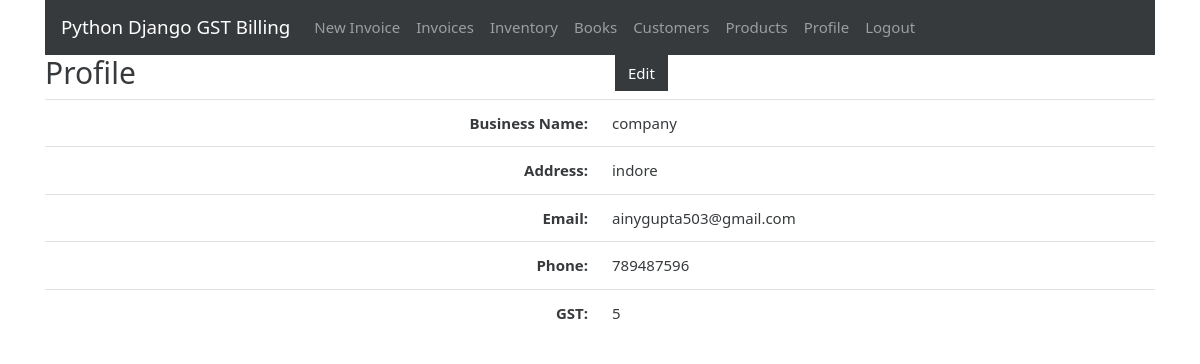
Screenshot of /profile (signed in) with the database file from the repository.
### gstbillingapp/models.py (models this page shows, shortened)
class UserProfile(models.Model):
    user = models.OneToOneField(User, on_delete=models.CASCADE)
    business_title = models.CharField(max_length=100, blank=True, null=True)
    business_address = models.TextField(max_length=400, blank=True, null=True)
    business_email = models.EmailField(blank=True, null=True)
    business_phone = models.CharField(max_length=20, blank=True, null=True)
    business_gst = models.CharField(max_length=15, blank=True, null=True)

### gstbillingapp/views.py (the view)
# urls.py: path('profile', views.user_profile, name='user_profile'),
@login_required
def user_profile(request):
    context = {}
    user_profile = get_object_or_404(UserProfile, user=request.user)
    context['user_profile'] = user_profile
    return render(request, 'gstbillingapp/user_profile.html', context)

### gstbillingapp/templates/gstbillingapp/user_profile.html
{% extends "gstbillingapp/base.html" %}
{% load static %}
{% block content %}
	<div class="row">
		<div class="col">
			<h2>Profile</h2>
		</div>
		<div class="col">
			<a href="{% url 'user_profile_edit' %}" id="user_profile_edit_btn"><button type="button" class="btn btn-secondary">Edit</button></a>
		</div>
	</div>
	<table class="table">
		<tbody class="two-col-form">
			<tr>
				<th scope="row" class="text-right">Business Name:</th>
				<td class="form-input-td customer_search_area">{{user_profile.business_title}}</td>
			</tr>
			<tr>
				<th scope="row" class="text-right">Address:</th>
				<td class="form-input-td">{{user_profile.business_address}}</td>
			</tr>
			<tr>
				<th scope="row" class="text-right">Email:</th>
				<td class="form-input-td">{{user_profile.business_email}}</td>
			</tr>
			<tr>
				<th scope="row" class="text-right">Phone:</th>
				<td class="form-input-td">{{user_profile.business_phone}}</td>
			</tr>
			<tr>
				<th scope="row" class="text-right">GST:</th>
				<td class="form-input-td">{{user_profile.business_gst}}</td>
			</tr>
		</tbody>
	</table>
{% endblock %}

### gstbillingapp/static/gstbillingapp/main.css (style rules this page uses)
.two-col-form td, .two-col-form th { width: 25%; }

### rows the page displays
UserProfile: business_title "company", business_address "indore", business_email "ainygupta503@gmail.com", business_phone "789487596", business_gst "5"
